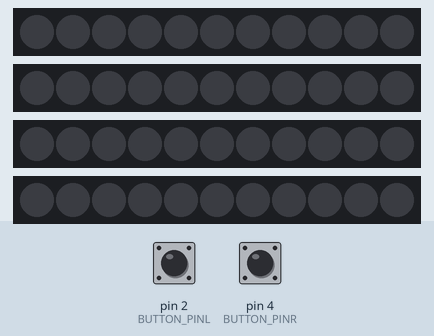
Recording of a sketch running on a simulated Arduino Uno, built with avr-gcc and run on an emulated ATmega328P. Shown: 4 × 11 RGB LEDs in strip order, left to right. The inputs (shaded band) are chosen by the test bench; at power-on: pin 2 (BUTTON_PINL) LOW, pin 4 (BUTTON_PINR) LOW. Dim RGB values are drawn brighter than linear.

Above: at 1.2 s.
1.3 s: pin 2 (BUTTON_PINL) pulled HIGH for 3.2 s
At 1.7 s:
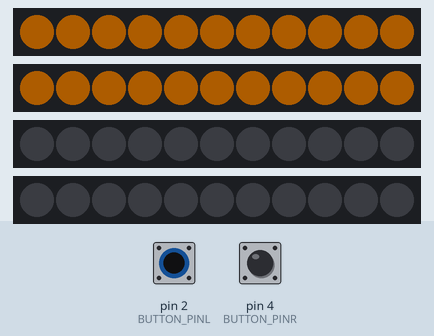
6.3 s: pin 4 (BUTTON_PINR) pulled HIGH for 0.15 s
At 6.7 s:
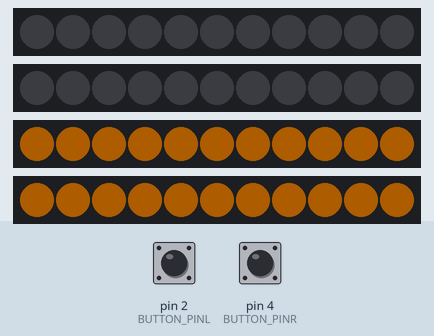
8.3 s: pin 4 (BUTTON_PINR) pulled HIGH for 3.2 s
Timing chart, 0 to 11.3 s (numbered marks = the images above; inputs shaded):
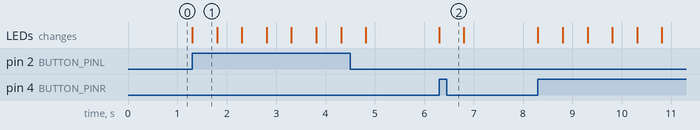

The sketch:

Nano_LED_code.ino
```cpp
#include <Adafruit_NeoPixel.h>
#ifdef __AVR__
#include <avr/power.h>
#endif

#define NEO_PINL   5
#define NEO_PINL2  6
#define NEO_PINR   9
#define NEO_PINR2  10
#define NEO_PTYPE NEO_GRBW  // f.e. SK6812

#define BUTTON_PINL 2
#define BUTTON_PINR 4

#define NUMPIXELS 11
#define BRIGHTNESS  64 // set brightness 0-128
#define ORANGE 0x00cc6d00

#if (((NEO_PTYPE & 0xC0) >> 2) != (NEO_PTYPE & 0x30)) // check for RGBW type
#define INIT_MSG  "Strip is set to 32-bit type (RGBW)"
#else
#define INIT_MSG  "Strip is set to 24-bit type (RGB)"
#endif

uint32_t color = ORANGE;

Adafruit_NeoPixel stripL = Adafruit_NeoPixel(NUMPIXELS, NEO_PINL, NEO_PTYPE + NEO_KHZ800);
Adafruit_NeoPixel stripL2 = Adafruit_NeoPixel(NUMPIXELS, NEO_PINL2, NEO_PTYPE + NEO_KHZ800);
Adafruit_NeoPixel stripR = Adafruit_NeoPixel(NUMPIXELS, NEO_PINR, NEO_PTYPE + NEO_KHZ800);
Adafruit_NeoPixel stripR2 = Adafruit_NeoPixel(NUMPIXELS, NEO_PINR2, NEO_PTYPE + NEO_KHZ800);

void setup() {
  pinMode(BUTTON_PINL, INPUT);
  pinMode(BUTTON_PINR, INPUT);
  stripL.begin(); // This initializes the NeoPixel library.
  stripL.setBrightness(BRIGHTNESS); // set brightness
  stripL.show(); // Initialize all pixels to 'off'
  stripL2.begin(); // This initializes the NeoPixel library.
  stripL2.setBrightness(BRIGHTNESS); // set brightness
  stripL2.show(); // Initialize all pixels to 'off'
  stripR.begin(); // This initializes the NeoPixel library.
  stripR.setBrightness(BRIGHTNESS); // set brightness
  stripR.show(); // Initialize all pixels to 'off'
  stripR2.begin(); // This initializes the NeoPixel library.
  stripR2.setBrightness(BRIGHTNESS); // set brightness
  stripR2.show(); // Initialize all pixels to 'off'
}

void loop() {
  boolean stateL = digitalRead(BUTTON_PINL);
  boolean stateR = digitalRead(BUTTON_PINR);
  while(stateL == HIGH){
      stripL.setBrightness(BRIGHTNESS);
      stripL2.setBrightness(BRIGHTNESS);
      setAllPixelsL(color);
      stripL.show();
      stripL2.show();
      delay(500);
      stripL.setBrightness(0);
      stripL2.setBrightness(0);
      stripL.show();
      stripL2.show();
      delay(500);
      stateL = digitalRead(BUTTON_PINL);
  }
  while(stateR == HIGH){
      stripR.setBrightness(BRIGHTNESS);
      stripR2.setBrightness(BRIGHTNESS);
      setAllPixelsR(color);
      stripR.show();
      stripR2.show();
      delay(500);
      stripR.setBrightness(0);
      stripR2.setBrightness(0);
      stripR.show();
      stripR2.show();
      delay(500);
      stateR = digitalRead(BUTTON_PINR);
  }
}

void setAllPixelsL(uint32_t c) {
  for(uint16_t i=0; i < stripL.numPixels(); i++) {
    stripL.setPixelColor(i, c);
  }
  for(uint16_t i=0; i < stripL2.numPixels(); i++) {
    stripL2.setPixelColor(i, c);
  }
}

void setAllPixelsR(uint32_t c) {
  for(uint16_t i=0; i < stripR.numPixels(); i++) {
    stripR.setPixelColor(i, c);
  }
  for(uint16_t i=0; i < stripR2.numPixels(); i++) {
    stripR2.setPixelColor(i, c);
  }
}
```

Measured:
- after the input at 1.3 s, the LEDs: change at once (image 1)
- after the input at 6.3 s, the LEDs: change at once (image 2)
- what the display in image 1 shows lasts 0.5 s, from 1.3 s to 1.8 s
